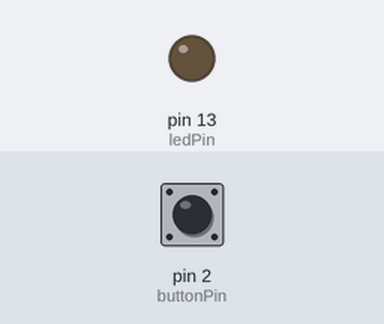
A sketch run on a simulated Arduino Uno, built with avr-gcc and run on an emulated ATmega328P. On the bench: output pins drawn as LEDs (lit = HIGH). The test bench sets the inputs (shaded band); at power-on: pin 2 (buttonPin) HIGH. What the sketch prints to the serial monitor is not drawn.

Above: at 1.2 s.
1.3 s: pin 2 (buttonPin) pulled LOW for 0.15 s
At 1.37 s:
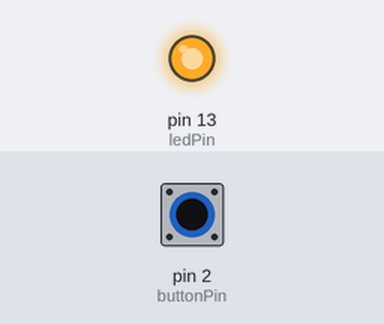
2.9 s: pin 2 (buttonPin) pulled LOW for 3.2 s
At 6.5 s:
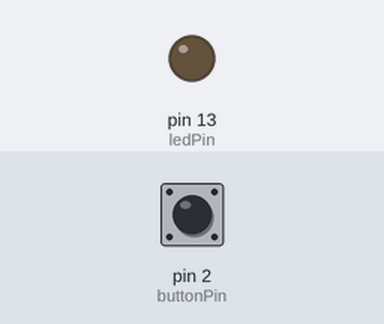
Timing chart, 0 to 8.0 s (numbered marks = the images above; inputs shaded):
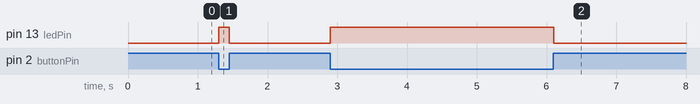

Measured:
- after the input at 1.3 s, pin 13 (ledPin): LOW → HIGH at once, → LOW 0.15 s later
- after the input at 2.9 s, pin 13 (ledPin): LOW → HIGH at once, → LOW 3.2 s later

The sketch:

hello_button_max.ino
```cpp
//Hello Button Hello Max
// https://www.tinkercad.com/things/10z6enaiiI0-hello-button-max

// constants used to set pin numbers (don't change)
const int ledPin = 13; //define ledPin and pin 13 on arduino
const int buttonPin = 2; //define button and pin 2 on arduino
int buttonState = 0;

void setup() {
  Serial.begin(9600); //start serial data
  pinMode(ledPin, OUTPUT); // initialize digital pin
  pinMode(buttonPin, INPUT_PULLUP); // enable internal pull-up
  //pinMode(buttonPin, INPUT); // bad example w/o pull up resistor
}

void loop() {

buttonState = digitalRead(buttonPin); // read state of button value

// check if pushbutton is pressed
  if(buttonState == HIGH){
    //turn LED off
    digitalWrite(ledPin, LOW);
  } else {
    // turn LED on
    digitalWrite(ledPin, HIGH);
  }
  Serial.println(buttonState);
}
```
